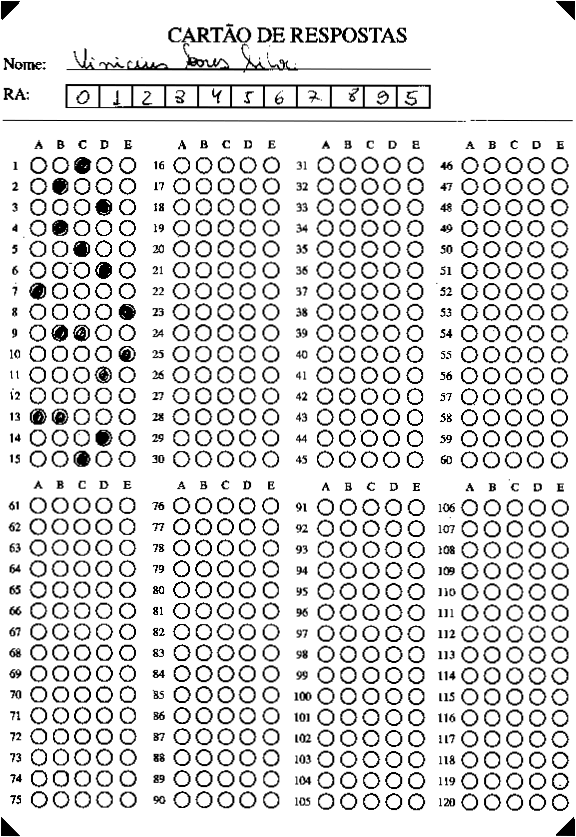
#> input picture experiments/warped.png, 576 x 837 px
$ python digits_get2.py   (older library calls are emulated)
#> lines starting #> are read from the running program, lines starting #| are printed output that depends on the picture; after the words box and inside, x2 and y2 are one past the last pixel; in counts of white or black regions, pixels touching at a corner belong together
#%%
import cv2
import numpy as np
from skimage.morphology import erosion, dilation, opening, closing, disk
from imutils.contours import sort_contours, label_contour
from imutils import grab_contours
from matplotlib import cm
from matplotlib import pyplot as plt

# https://stackoverflow.com/questions/45310331/detecting-vertical-lines-using-hough-transforms-in-opencv/45312187

# working
# %%
# lendo imagem e extraindo roi geral
image = cv2.imread("warped.png")
#> image is the input picture: shape (837, 576, 3); min 0, max 255, mean 220
image = cv2.cvtColor(image, cv2.COLOR_BGR2GRAY)
#> image: shape (837, 576)
_, image = cv2.threshold(image, 240, 255, cv2.THRESH_BINARY)
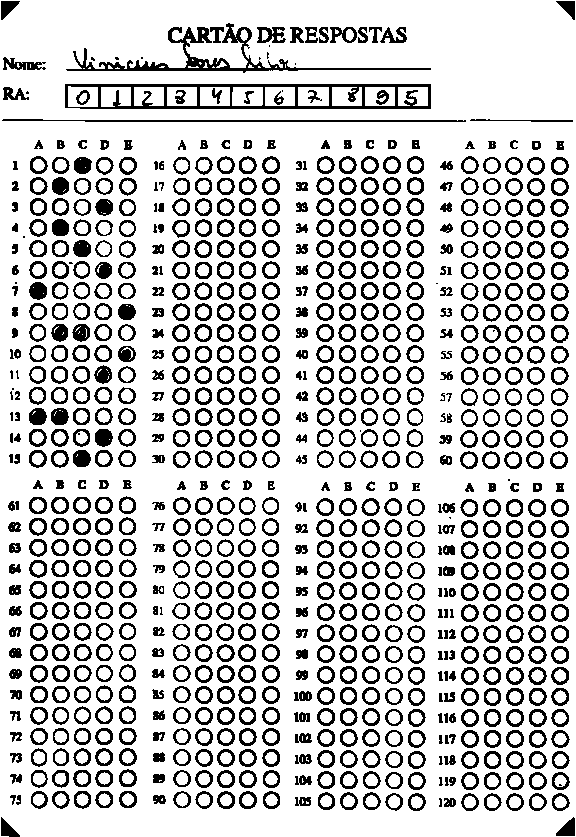
#> image: shape (837, 576); 78.2% white; 849 black regions (23 under 20 px), largest, box (x1, y1, x2, y2) and area: (65, 84, 431, 109) 3112, (66, 23, 431, 73) 2527, (2, 119, 466, 122) 883

h, w = image.shape
#> h = 837; w = 576

boxes_area = image[int(h * 0.095) : int(h * 0.14), int(w * 0.09) : int(w * 0.77)]
#> boxes_area: shape (38, 392); 75.3% white; 9 black regions (1 under 20 px), largest, box (x1, y1, x2, y2) and area: (14, 5, 380, 30) 3112, (325, 11, 338, 26) 112, (25, 11, 39, 26) 94

# plotando imagem com poligono
fig, ax = plt.subplots(dpi=400)
ax.axis("off")
ax.set_xticks([])
ax.set_yticks([])
ax.imshow(boxes_area, cmap=cm.gray)

# cv2.imwrite("boxes.png", boxes_area)

#%%


from skimage import measure
from skimage.feature import corner_harris, corner_peaks, corner_subpix
# from imutils.perspective import four_point_transform

# aplicando detector de harris para encontrar os cantos
coords = corner_peaks(corner_harris(~boxes_area, k=0.03), min_distance=1, threshold_rel=0.3)
#> coords = 109 pairs, first value 5 to 29, second value 14 to 379

# plotando todos os pontos encontrados
fig, ax = plt.subplots(dpi=400)
ax.axis("off")
ax.set_xticks([])
ax.set_yticks([])
ax.imshow(boxes_area, cmap=plt.cm.gray)
ax.plot(
    coords[:, 1], coords[:, 0], color="blue", marker="o", linestyle="None", markersize=2
)

# ordenandos os pontos de cantos encontrados
# pegando os dois pontos mais a esquerda e os mais a direita horizantalmente
coords = sorted(coords, key=lambda x: x[1], reverse=False)
most_left = coords[:2]
#> most_left = [[28, 14], [5, 14]]
most_right = coords[-2:]
#> most_right = [[5, 379], [29, 379]]
points = np.array(most_left + most_right)
#> points = [[28, 14], [5, 14], [5, 379], [29, 379]]

# plotando os 4 pontos extremos
ax.plot(
    points[:, 1], points[:, 0], color="red", marker="o", linestyle="None", markersize=3
)

#%%

# trocando invertendo x e y (colunas)
points.T[[0, 1]] = points.T[[1, 0]]

# criando imagem colorida para visualizacao
boxes = cv2.cvtColor(boxes_area.copy(), cv2.COLOR_GRAY2BGR)

# criando poligono convexo composto pelos pontos extremos
# (gift wrapping algorithm)
hull = cv2.convexHull(points)
#> hull = [[14, 28], [14, 5], [379, 5], [379, 29]]

# desenhando poligono na imagem para visualizacao
cv2.drawContours(boxes, [hull], -1, (255, 0, 0), 1)
#> boxes: shape (38, 392, 3); mean B, G, R 205.4, 192.1, 192.1

# plotando imagem com poligono
fig, ax = plt.subplots(dpi=400)
ax.axis("off")
ax.set_xticks([])
ax.set_yticks([])
ax.imshow(boxes, cmap=cm.gray)


#%%

# removendo linhas do contorno externo
mask = np.ones_like(boxes_area) * 255
cv2.drawContours(mask, [hull], -1, 0, -1)
#> mask: shape (38, 392); 39.8% white; 1 white region, box (x1, y1, x2, y2) and area: (0, 0, 392, 38) 5929
# x, y, w, h = cv2.boundingRect(hull)

mask = cv2.dilate(mask, np.ones((9, 9), np.uint8))
#> mask: shape (38, 392); 60.4% white; 1 black region, box (x1, y1, x2, y2) and area: (18, 9, 376, 26) 5903

boxes_area[mask != 0] = 255 # pintando area externa da mascara de branco
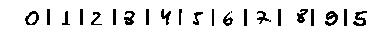
#> boxes_area: shape (38, 392); 91.2% white; 22 black regions (1 under 20 px)
# boxes_area = cv2.bitwise_not(boxes_area)

fig, ax = plt.subplots(dpi=400)
ax.axis("off")
ax.set_xticks([])
ax.set_yticks([])
ax.imshow(boxes_area, cmap=cm.gray)


#%%
# iterando a direita até encontrar divisoria

hull_ys = np.sort(hull[:, 0, 1])
#> hull_ys = [5, 5, 28, 29]
miny, maxy = hull_ys[0], hull_ys[-1]
#> miny = 5; maxy = 29

hull_xs = np.sort(hull[:, 0, 0])
#> hull_xs = [14, 14, 379, 379]
minx, maxx = hull_xs[0], hull_xs[-1]
#> minx = 14; maxx = 379

box_len = maxx - minx
#> box_len = 365
span = box_len//11
#> span = 33

_, contours, _ = cv2.findContours(~boxes_area, cv2.RETR_EXTERNAL, cv2.CHAIN_APPROX_SIMPLE)
#> contours = 22 contours, 3 with area under 20; largest, box (x1, y1, x2, y2) and area: (25, 11, 39, 25) 127, (325, 11, 338, 26) 90, (124, 11, 135, 25) 68, (353, 11, 367, 26) 66, (297, 9, 308, 23) 62
test_img = cv2.cvtColor(boxes_area, cv2.COLOR_GRAY2BGR)
#> test_img: shape (38, 392, 3); 91.2% white; 22 black regions (1 under 20 px)
cv2.drawContours(test_img, contours, -1, (0, 0, 255), 1)
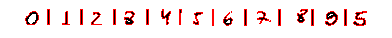
#> test_img: shape (38, 392, 3); mean B, G, R 232.5, 232.5, 247.3

x = minx + span
#> x = 47
mid_y = (maxy+miny)//2
#> mid_y = 17
cont = 0

div_contours = []
while x <= maxx and cont < 10:
    pixel = boxes_area[mid_y, x]
    cv2.circle(test_img, (x, mid_y), 2, (0, 255, 0), -1)
    # print(pixel)
    if pixel == 0:
        for cnt in contours:
            if cv2.pointPolygonTest(cnt, (x, mid_y), measureDist=False) >= 0:
                div_contours.append(cnt)
                cv2.drawContours(test_img, [cnt], -1, (255, 0, 0), 1)
        x += span
        cont += 1
    else:
        cv2.line(test_img, (x, miny), (x, maxy), (0, 0, 255), 1)
        x += 1
#> this loop made 10 passes
#> x on passes 1 to 10: 80, 113, 146, 179, 212, 245, 278, 311, 344, 377
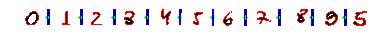
#> test_img: shape (38, 392, 3); 2.77% of pixels changed, all inside (x1, y1, x2, y2) = (45, 9, 347, 26)
#> after the loop, cont = 10; div_contours = 10 contours, 2 with area under 20; largest, box (x1, y1, x2, y2) and area: (244, 9, 247, 26) 32, (278, 9, 281, 26) 32, (311, 9, 314, 26) 32, (344, 9, 347, 26) 32, (47, 9, 50, 25) 30, (80, 9, 83, 25) 30, (113, 9, 116, 25) 30, (146, 9, 149, 25) 30; x = 377

# removendo divisorias encontradas
mask = np.ones_like(boxes_area) * 255
cv2.drawContours(mask, div_contours, -1, 0, -1)
#> mask: shape (38, 392); 96.9% white; 10 black regions, largest, box (x1, y1, x2, y2) and area: (244, 9, 247, 26) 51, (278, 9, 281, 26) 51, (311, 9, 314, 26) 51
boxes_area[mask == 0] = 255
#> boxes_area: shape (38, 392); 94.3% white; black in thin lines or dots, all inside (x1, y1, x2, y2) = (25, 9, 367, 26)

fig, ax = plt.subplots(dpi=400)
ax.axis("off")
ax.set_xticks([])
ax.set_yticks([])
ax.imshow(test_img, cmap=cm.gray)

fig, ax = plt.subplots(dpi=400)
ax.axis("off")
ax.set_xticks([])
ax.set_yticks([])
ax.imshow(boxes_area, cmap=cm.gray)

#%%

# dilatadando a imagem, encontrando os contornos, e os ordenando

selem = disk(1)
ref = dilation(~boxes_area, selem)
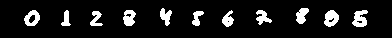
#> ref: shape (38, 392); 9.9% white; 11 white regions

_, contours, _ = cv2.findContours(ref, cv2.RETR_EXTERNAL, cv2.CHAIN_APPROX_SIMPLE)
#> contours = 11 contours; largest, box (x1, y1, x2, y2) and area: (24, 10, 40, 26) 167, (324, 10, 339, 27) 164, (352, 10, 368, 27) 158, (123, 10, 136, 26) 138, (296, 8, 309, 24) 117

contours.sort(key=cv2.contourArea, reverse=True)
contours = contours[:11]
contours = list((sort_contours(contours, "left-to-right"))[0])

ref = cv2.cvtColor(boxes_area, cv2.COLOR_GRAY2BGR)

boxes = []
for cnt in contours:
    x, y, w, h = cv2.boundingRect(cnt)
    boxes.append((x, y, w, h))
    cv2.rectangle(ref, (x, y), (x+w, y+h), (255, 0, 0), 1)
#> this loop made 11 passes
#> (x, y, w, h) on passes 1 to 11: (24, 10, 16, 16), (61, 10, 10, 16), (90, 11, 13, 15), (123, 10, 13, 16), (160, 8, 12, 18), (192, 11, 12, 15), (222, 10, 12, 17), (256, 10, 16, 15), (296, 8, 13, 16), (324, 10, 15, 17), (352, 10, 16, 17)
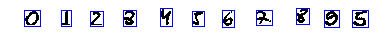
#> ref: shape (38, 392, 3); mean B, G, R 240.4, 229.3, 229.3
#> after the loop, boxes = [(24, 10, 16, 16), (61, 10, 10, 16), (90, 11, 13, 15), (123, 10, 13, 16), (160, 8, 12, 18), (192, 11, 12, 15), (222, 10, 12, 17), (256, 10, 16, 15), (296, 8, 13, 16), (324, 10, 15, 17), (352, 10, 16, 17)]


fig, ax = plt.subplots(dpi=400)
ax.axis("off")
ax.set_xticks([])
ax.set_yticks([])
ax.imshow(ref, cmap=cm.gray)
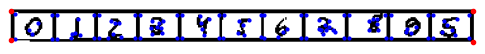
#> figure drawn by matplotlib, 1 panel
